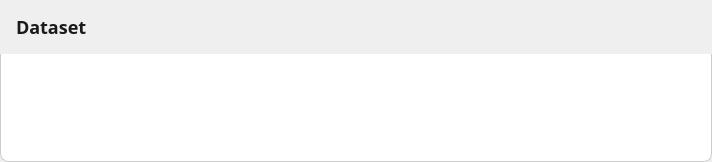
<?xml version="1.0" encoding="UTF-8"?>
<ui version="4.0">
 <class>Accordion</class>
 <widget class="QWidget" name="Accordion">
  <property name="geometry">
   <rect>
    <x>0</x>
    <y>0</y>
    <width>712</width>
    <height>162</height>
   </rect>
  </property>
  <property name="sizePolicy">
   <sizepolicy hsizetype="Expanding" vsizetype="Expanding">
    <horstretch>0</horstretch>
    <verstretch>0</verstretch>
   </sizepolicy>
  </property>
  <property name="windowTitle">
   <string>Form</string>
  </property>
  <property name="styleSheet">
   <string notr="true">#headerLabel {
	background: transparent;
	font-family: Open Sans;
	font-size: 18px;
	font-weight: 600;
	line-height: 26px;
	letter-spacing: 0%;
	color: #1A1A1A;
}

QLabel {
	background: transparent;
	font-family: Open Sans;
	font-size: 16px;
	font-weight: 600;
	line-height: 24px;
	letter-spacing: 0%;
	color: #1A1A1A;
}

#toggleButton {
	background: transparent;
	border: none;
	border-radius: 8px;
}

#contentArea {
    background-color: white;
    border: 1px solid #ccc;
    border-top: none;
	border-top-left-radius: 0px;
    border-top-right-radius: 0px;
    border-bottom-left-radius: 8px;
    border-bottom-right-radius: 8px;
}
</string>
  </property>
  <layout class="QVBoxLayout" name="verticalLayout">
   <property name="spacing">
    <number>0</number>
   </property>
   <property name="leftMargin">
    <number>0</number>
   </property>
   <property name="topMargin">
    <number>0</number>
   </property>
   <property name="rightMargin">
    <number>0</number>
   </property>
   <property name="bottomMargin">
    <number>0</number>
   </property>
   <item>
    <widget class="QWidget" name="header" native="true">
     <property name="sizePolicy">
      <sizepolicy hsizetype="Expanding" vsizetype="Fixed">
       <horstretch>0</horstretch>
       <verstretch>0</verstretch>
      </sizepolicy>
     </property>
     <property name="minimumSize">
      <size>
       <width>0</width>
       <height>54</height>
      </size>
     </property>
     <property name="maximumSize">
      <size>
       <width>16777215</width>
       <height>54</height>
      </size>
     </property>
     <layout class="QHBoxLayout" name="horizontalLayout">
      <property name="spacing">
       <number>10</number>
      </property>
      <property name="leftMargin">
       <number>16</number>
      </property>
      <property name="topMargin">
       <number>8</number>
      </property>
      <property name="rightMargin">
       <number>16</number>
      </property>
      <property name="bottomMargin">
       <number>8</number>
      </property>
      <item>
       <widget class="QLabel" name="headerLabel">
        <property name="text">
         <string>Dataset</string>
        </property>
       </widget>
      </item>
      <item>
       <spacer name="horizontalSpacer">
        <property name="orientation">
         <enum>Qt::Orientation::Horizontal</enum>
        </property>
        <property name="sizeHint" stdset="0">
         <size>
          <width>496</width>
          <height>20</height>
         </size>
        </property>
       </spacer>
      </item>
      <item>
       <widget class="QPushButton" name="toggleButton">
        <property name="minimumSize">
         <size>
          <width>40</width>
          <height>40</height>
         </size>
        </property>
        <property name="maximumSize">
         <size>
          <width>40</width>
          <height>40</height>
         </size>
        </property>
        <property name="text">
         <string/>
        </property>
        <property name="icon">
         <iconset resource="../../../../Resources/Resources.qrc">
          <normaloff>:/images/chevron-up.svg</normaloff>:/images/chevron-up.svg</iconset>
        </property>
       </widget>
      </item>
     </layout>
    </widget>
   </item>
   <item>
    <widget class="QWidget" name="contentArea" native="true">
     <property name="sizePolicy">
      <sizepolicy hsizetype="Preferred" vsizetype="Minimum">
       <horstretch>0</horstretch>
       <verstretch>0</verstretch>
      </sizepolicy>
     </property>
     <property name="minimumSize">
      <size>
       <width>0</width>
       <height>108</height>
      </size>
     </property>
     <property name="maximumSize">
      <size>
       <width>16777215</width>
       <height>16777215</height>
      </size>
     </property>
    </widget>
   </item>
  </layout>
 </widget>
 <resources>
  <include location="../../../../Resources/Resources.qrc"/>
 </resources>
 <connections/>
</ui>
